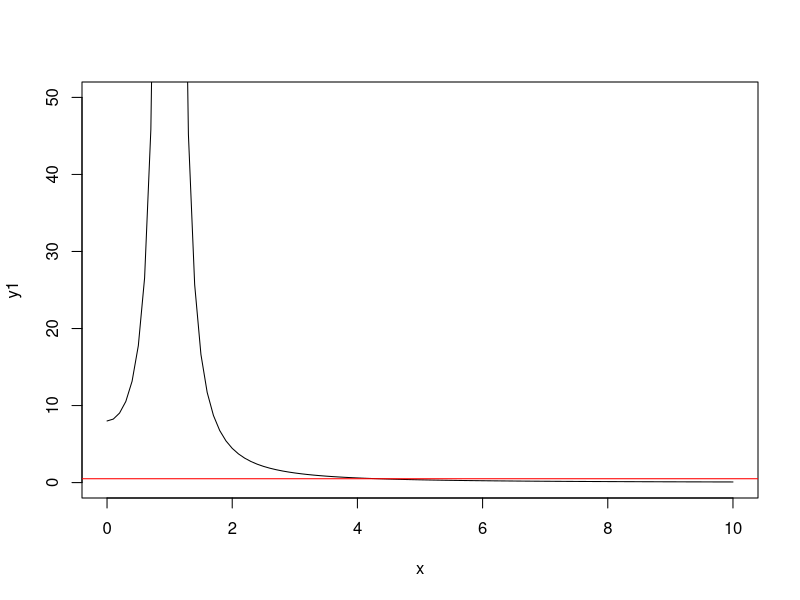

Write the R code that produced this figure.
## ---- chunk 1
library(knitr)
opts_chunk$set(echo = TRUE, cache = TRUE)
## ---- chunk 2
h1 <- function(rho) {
    4 / (rho+1)^2 + 4 / (rho-1)^2
}
h0 <- function(rho) {
    0.5
}
rho1 = sqrt(sqrt(3) + 4)
rho2 = sqrt(sqrt(3) - 1)
rho3 = sqrt(9+4*sqrt(6))
rho4 = sqrt(9-sqrt(6))

print(h1(rho1))
print(h0(rho1))
print(h1(rho2))
print(h0(rho2))
print(h1(rho3))
print(h0(rho3))
print(h1(rho4))
print(h0(rho4))

x <- seq(0, 10, 0.1)
y1 <- h1(x)
y0 <- h0(x)
plot(x, y1, type = "l", ylim = c(0, 50))
abline(h = y0, col = "red")
## ---- chunk 3
p <- 2 * exp(-2 * 0.01^2 * 10000)
